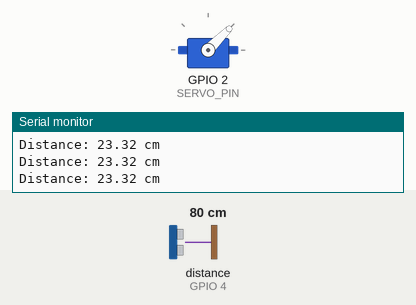
Simulated run of this sketch. Board: ESP32-C3. Shown: servo, the last lines printed to the serial monitor. Wiring (inferred from the names in the program): ultrasonic range finder: trigger GPIO 3; echo GPIO 4. Inputs (shaded band) come from the test bench; at power-on: distance to the obstacle (sensor on GPIO 4) 80 cm. The echo pulse lasts 58.3 µs per cm.

Above: at 1.3 s.
1.4 s: distance to the obstacle (sensor on GPIO 4) set to 23 cm
2.9 s: distance to the obstacle (sensor on GPIO 4) set to 19 cm
At 3.9 s:
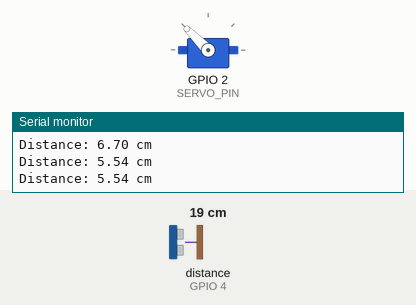
4.5 s: distance to the obstacle (sensor on GPIO 4) set to 35 cm
At 5.3 s:
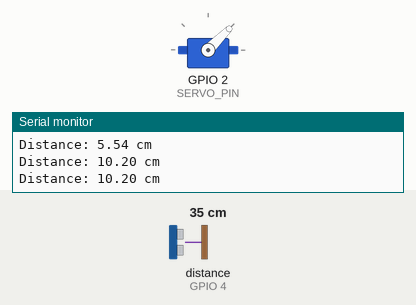
6.0 s: distance to the obstacle (sensor on GPIO 4) set to 2 cm
At 6.7 s:
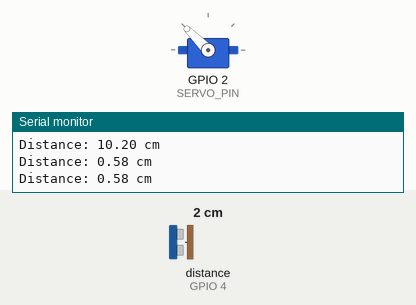
Timing chart, 0 to 8.5 s (numbered marks = the images above; inputs shaded):
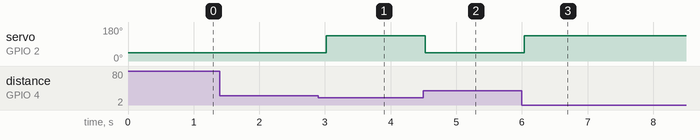

Measured:
- the behaviour switches between 21 and 20 cm on distance to the obstacle (sensor on GPIO 4) (found by bisection; images 0 and 1)
- after the input at 2.9 s, servo on GPIO 2 (SERVO_PIN): 45° → 135° after 0.12 s
- after the input at 4.5 s, servo on GPIO 2 (SERVO_PIN): 135° → 45° at once
- after the input at 6.0 s, servo on GPIO 2 (SERVO_PIN): 45° → 135° at once

The sketch:

esp32c3_sensorservo.ino
```cpp
/*
  DN1010 Experimental Interaction, Ashley Hi 2026
  Week 11 - Physical Computing
  ESP32-C3 Sensor Servo Example
  When distance is less than 10cm, ultrasonic sensor triggers servo to turn 180º.
  Additional Components: Servo Motor, HC-SR04 Sensor
*/

// ====== Reference Libraries ======
#include <ESP32Servo.h>

// ====== Set Servo ======
#define SERVO_PIN 2

// ====== Set HC-SR04 Sensor ======
#define TRIG_PIN  3
#define ECHO_PIN  4
// *** edit the sensor trigger distance here (in cm)
// *** decreased from 10
#define DISTANCE_THRESHOLD  6

// ====== Create Servo Objects ======
Servo servo;

// ====== Sensor Variables ======
float duration_us, distance_cm;

void setup() {
  // ====== Setup Serial Monitor ======
  Serial.begin(115200);

  // ====== Setup Sensor / Servo ======
  pinMode(TRIG_PIN, OUTPUT);
  pinMode(ECHO_PIN, INPUT);
  servo.attach(SERVO_PIN);
  servo.write(0);
}

void loop() {
  // ====== Sensor / Servo Output ======
  digitalWrite(TRIG_PIN, HIGH);
  delayMicroseconds(10);
  digitalWrite(TRIG_PIN, LOW);
  duration_us = pulseIn(ECHO_PIN, HIGH);
  distance_cm = 0.005 * duration_us; //0.017
  if (distance_cm < DISTANCE_THRESHOLD) {
    servo.write(135); // *** edit the rotation of the servo here (within range: 0 – 180)
  } else {
    servo.write(45); // *** edit the rotation of the servo here (within range: 0 – 180)
  }
  // ====== Serial Output ======
  Serial.print("Distance: ");
  Serial.print(distance_cm);
  Serial.println(" cm");

  delay(500);
}
```
